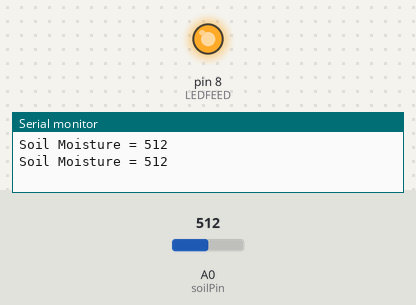
Bench run of a sketch on a simulated Arduino Uno, built with avr-gcc and run on an emulated ATmega328P. On the bench: output pins drawn as LEDs (lit = HIGH), the last lines printed to the serial monitor. The test bench sets the inputs (shaded band); at power-on: A0 (soilPin) = 512. Pins used as bus, display or sensor lines are not drawn.

Above: at 10.8 s.
10.9 s: A0 (soilPin) set to 877
21.2 s: A0 (soilPin) set to 898
At 30.9 s:
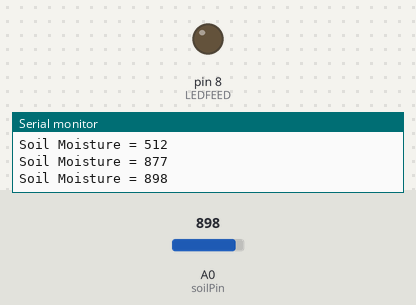
31.5 s: A0 (soilPin) set to 875
At 41.2 s:
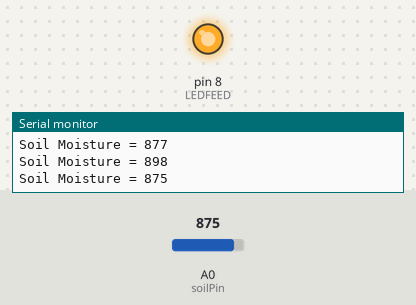
41.5 s: A0 (soilPin) set to 895
At 50.5 s:
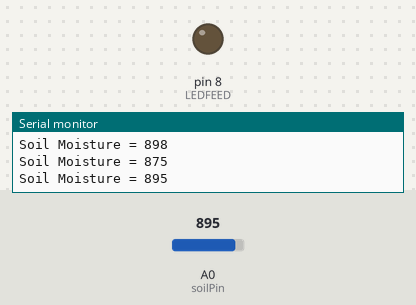
Timing chart, 0 to 52.0 s (numbered marks = the images above; inputs shaded):
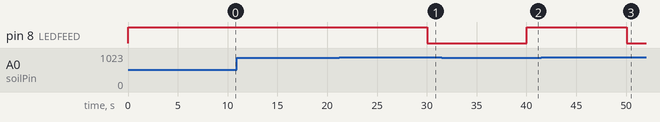

Measured:
- the behaviour switches between 884 and 885 on A0 (soilPin) (found by bisection; images 0 and 1)
- after the input at 21.2 s, pin 8 (LEDFEED): HIGH → LOW after 8.8 s
- after the input at 31.5 s, pin 8 (LEDFEED): LOW → HIGH after 8.6 s
- after the input at 41.5 s, pin 8 (LEDFEED): HIGH → LOW after 8.6 s

The sketch:

Soil-Sensor.ino
```cpp
// (licence header left out)
int val = 0; //value for storing moisture value
int soilPin = A0;//Declare a variable for the soil moisture sensor
int soilPower = 7;//Variable for Soil moisture Power
int LEDFEED = 8;//Led Light on/off

//Rather than powering the sensor through the 3.3V or 5V pins,
//we'll use a digital pin to power the sensor. This will
//prevent corrosion of the sensor as it sits in the soil.

void setup()
{
  Serial.begin(9600);   // open serial over USB

  pinMode(soilPower, OUTPUT);//Set D7 as an OUTPUT
  digitalWrite(soilPower, LOW);//Set to LOW so no power is flowing through the sensor
  pinMode(LEDFEED, OUTPUT);//Set LED pin as output
}

void loop()
{
  Serial.print("Soil Moisture = ");
  //get soil moisture value from the function below and print it
  Serial.println(readSoil());

  //This 1 second timefrme is used so you can test the sensor and see it change in real-time.
  //For in-plant applications, you will want to take readings much less frequently.
  delay(10000);//take a reading every second
}

//This is a function used to get the soil moisture content
int readSoil()
{
  digitalWrite(soilPower, HIGH);//turn D7 "On"
  delay(10);//wait 10 milliseconds
  val = analogRead(soilPin);//Read the SIG value form sensor
  digitalWrite(soilPower, LOW);//turn D7 "Off"

  if (val < 885) {
    digitalWrite(LEDFEED, HIGH);//turn D8 "On"
  }
  else {
    digitalWrite(LEDFEED, LOW);//turn D8 "Off"
  }
  return val;//send current moisture value
}
```
